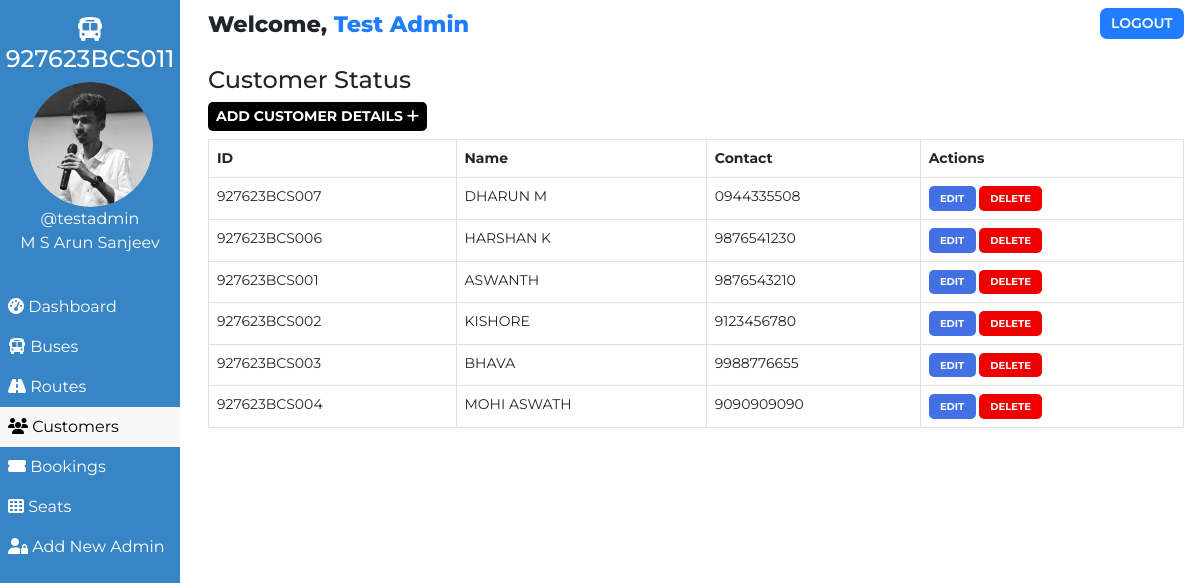
The app's page /admin/customer.php (signed in) with its own data.
### tables this page shows
CREATE TABLE `users` (
  `user_id` int(11) NOT NULL,
  `user_fullname` varchar(100) NOT NULL,
  `user_name` varchar(30) NOT NULL,
  `user_password` varchar(255) NOT NULL,
  `user_created` datetime NOT NULL DEFAULT current_timestamp()
);

CREATE TABLE `customers` (
  `id` int(100) NOT NULL,
  `customer_id` varchar(255) NOT NULL,
  `customer_name` varchar(30) NOT NULL,
  `customer_phone` varchar(10) NOT NULL,
  `customer_created` datetime NOT NULL DEFAULT current_timestamp()
);

### admin/customer.php (the view, shortened to what this page needs)
<!DOCTYPE html>
<html lang="en">
<head>
    <link href="https://cdn.jsdelivr.net/npm/bootstrap@5.0.1/dist/css/bootstrap.min.css" rel="stylesheet">
    <?php
        $page="customer";
    ?>
</head>
<body>
    <?php require '../assets/partials/_admin-header.php';?>
        <?php
            $resultSql = "SELECT * FROM `customers` ORDER BY customer_created DESC";
            $resultSqlResult = mysqli_query($conn, $resultSql);
            if(!mysqli_num_rows($resultSqlResult)){ ?>
                <div class="container mt-4">
                    <div id="noCustomers" class="alert alert-dark " role="alert">
                        <h1 class="alert-heading">No Customers Found!!</h1>
                        <p class="fw-light">Be the first person to add one!</p>
                        <hr>
                        <div id="addCustomerAlert" class="alert alert-success" role="alert">
                                Click on <button id="add-button" class="button btn-sm"type="button"data-bs-toggle="modal" data-bs-target="#addModal">ADD <i class="fas fa-plus"></i></button> to add a customer!
                        </div>
                    </div>
                </div>
            <?php }
            else { ?>
            <section id="customer">
                <div id="head">
                    <h4>Customer Status</h4>
                </div>
                <div id="customer-results">
                    <div>
                        <button id="add-button" class="button btn-sm"type="button"data-bs-toggle="modal" data-bs-target="#addModal">Add Customer Details <i class="fas fa-plus"></i></button>
                    </div>
                    <table class="table table-hover table-bordered">
                        <thead>
                            <th>ID</th>
                            <th>Name</th>
                            <th>Contact</th>
                            <th>Actions</th>
                        </thead>
                        <?php
                            while($row = mysqli_fetch_assoc($resultSqlResult))
                            {
                                $id = $row["id"];
                                $customer_id = $row["customer_id"];
                                $customer_name = $row["customer_name"];
                                $customer_phone = $row["customer_phone"];
                        ?>
                        <tr>
                            <td>
                                <?php
                                    echo $customer_id;
                                ?>
                            </td>
                            <td>
                                <?php
                                    echo $customer_name;
                                ?>
                            </td>
                            <td>
                                <?php
                                    echo $customer_phone;
                                ?>
                            </td>
                            <td>
                            <button class="button edit-button " data-link="<?php echo $_SERVER['REQUEST_URI']; ?>" data-id="<?php
                                                echo $customer_id;?>" data-name="<?php
                                                echo $customer_name;?>" data-phone="<?php
                                                echo $customer_phone;?>"
                                                >Edit</button>
                                            <button class="button delete-button" data-bs-toggle="modal" data-bs-target="#deleteModal" data-id="<?php
                                                echo $id;?>">Delete</button>
                            </td>
                        </tr>
                    <?php
                        }
                    ?>
                    </table>
                </div>
            </section>
            <?php } ?>
        </div>
    </main>
</body>
</html>

### assets/partials/_admin-header.php (shortened to what this page needs)
<?php
    $conn = db_connect();
    $user_id = $_SESSION['user_id'];
    $sql = "SELECT * FROM users WHERE user_id = $user_id";
    $result = mysqli_query($conn, $sql);
    if($row = mysqli_fetch_assoc($result))
    {
        $user_fullname = $row["user_fullname"];
        $user_name = $row["user_name"];
    }
?>
    <main id="container">
        <div id="sidebar">
            <h4><i class="fas fa-bus"></i> 927623BCS011</h4>
            <div>
                <img class="adminDp" src="../assets/img/round.jpg" height="125px" alt="Admin Profile Pic">
                <p>
                    <?php  echo '@'.$user_name;  ?>
                </p>
                <p>M S Arun Sanjeev</p>
            </div>
            <ul id="options">
                <li class="option <?php if($page=='dashboard'){ echo 'active';}?>">
                    <a href="./dashboard.php">
                    <i class="fas fa-tachometer-alt"></i> Dashboard
                    </a>
                </li>
                <li class="option <?php if($page=='bus'){ echo 'active';}?>">
                    <a href="./bus.php">
                    <i class="fas fa-bus"></i> Buses
                    </a>
                </li>
                <li class="option <?php if($page=='route'){ echo 'active';}?>">
                    <a href="./route.php">
                    <i class="fas fa-road"></i> Routes
                    </a>
                </li>
                <li class="option <?php if($page=='customer'){ echo 'active';}?>">
                    <a href="./customer.php">
                    <i class="fas fa-users"></i> Customers
                    </a>
                </li>
                <li class="option <?php if($page=='booking'){ echo 'active';}?>">
                    <a href="./booking.php">
                    <i class="fas fa-ticket-alt"></i> Bookings
                    </a>
                </li>
                <li class="option <?php if($page=='seat'){ echo 'active';}?>">
                    <a href="./seat.php">
                    <i class="fas fa-th"></i> Seats
                    </a>
                </li>
                <li class="option <?php if($page=='signup'){ echo 'active';}?>">
                    <a href="./signup.php">
                    <i class="fas fa-user-lock"></i> Add New Admin
                    </a>
                </li>
            </ul>
        </div>
        <div id="main-content">
            <section id="welcome">
                <ul>
                    <li class="welcome-item">Welcome,
                        <span id="USER">
                            <?php
                                echo $user_fullname;
                            ?>
                        </span>
                    </li>
                    <li class="welcome-item">
                        <button id="logout" class="btn-sm">
                            <a href="../assets/partials/_logout.php">LOGOUT</a>
                        </button>
                    </li>
                </ul>
            </section>

### assets/styles/admin.php (style rules this page uses)
body { margin: 0; box-sizing: border-box; font-family: 'Montserrat', sans-serif; background-color: white; }
html { scroll-behavior: smooth; }
*, *::after, *::before { box-sizing: inherit; }
#USER { color: #207DFF; }
.adminDp { border-radius: 50%; }
#welcome { background-color: white; }
#welcome ul { display: flex; justify-content: space-between; list-style-type: none; padding: 0; margin: 0; }
#welcome li { margin: 0 1rem; padding: 0.5rem 0; }
#welcome li:first-child { font-weight: 800; font-size: 1.4rem; }
#logout { padding: 0.3rem 0.7rem; background-color: #207DFF; font-weight: 600; outline: none; border: none; border-radius: 7px; }
#logout a { color: white; text-decoration: none; }
@media only screen and (min-width:1000px) { #sidebar { text-align: center; background-color: #3885c5; color: white; width: 15%; position: fixed; top: 0%; padding-top: 1rem; z-index: 2; height: 100vh; } }
@media only screen and (min-width:1000px) { #sidebar p { margin: 0; } }
@media only screen and (min-width:1000px) { #sidebar ul { margin-top: 2rem; } }
@media only screen and (min-width:1000px) { #options { list-style-type: none; text-align: left; padding-left: 0; } }
@media only screen and (min-width:1000px) { .option a { display: block; padding: 0.5rem; text-decoration: none; color: inherit; } }
@media only screen and (min-width:1000px) { .active { background-color:#f7f7f7; color:black; } }
@media only screen and (min-width:1000px) { #main-content { margin-left: 16%; } }

### assets/styles/admin-options.php (style rules this page uses)
* { font-family: Montserrat; }
#booking #head, #customer #head, #route #head, #seat #head, #bus #head { padding-top: 1rem; }
#booking, #customer, #route, #bus, #seat { padding: 0 1rem; }
#booking-results > div, #customer-results > div, #route-results > div, #bus-results > div { margin-bottom: 0.5rem; }
#booking-results button, #customer-results button, #route button, #bus-results button { border-radius: 5px; }
.button { border: none; font-weight: bold; text-transform: uppercase; }
#add-button { background-color: black; color: white; }
table { font-size: 14px; }
#bus .edit-button, #bus .delete-button, #route .edit-button, #route .delete-button, #customer .edit-button, #customer .delete-button { padding: 0.3rem 0.7rem; }
table th,td { padding-left: 0.3rem; }
table button { color: white; }
.edit-button { background-color: #4370E2; }
.delete-button { background-color: #EF0000; }
.edit-button, .delete-button { font-size: 10px }

### records on screen
users: user_name "testadmin", user_fullname "Test Admin"
customers: customer "927623BCS007", customer_name "DHARUN M", customer_phone "0944335508"
customers: customer "927623BCS006", customer_name "HARSHAN K", customer_phone "9876541230"
customers: customer "927623BCS001", customer_name "ASWANTH", customer_phone "9876543210"
customers: customer "927623BCS002", customer_name "KISHORE", customer_phone "9123456780"
customers: customer "927623BCS003", customer_name "BHAVA", customer_phone "9988776655"
customers: customer "927623BCS004", customer_name "MOHI ASWATH", customer_phone "9090909090"
